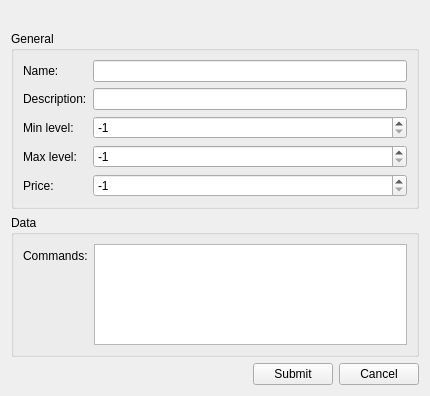
<?xml version="1.0" encoding="UTF-8"?>
<ui version="4.0">
 <class>EditShopCommandWidget</class>
 <widget class="QWidget" name="EditShopCommandWidget">
  <property name="geometry">
   <rect>
    <x>0</x>
    <y>0</y>
    <width>430</width>
    <height>396</height>
   </rect>
  </property>
  <property name="windowTitle">
   <string>Edit command</string>
  </property>
  <layout class="QGridLayout" name="gridLayout">
   <item row="0" column="0">
    <layout class="QVBoxLayout" name="verticalLayout">
     <item>
      <widget class="QLabel" name="error">
       <property name="text">
        <string/>
       </property>
      </widget>
     </item>
     <item>
      <widget class="QGroupBox" name="groupBox">
       <property name="title">
        <string>General</string>
       </property>
       <layout class="QGridLayout" name="gridLayout_2">
        <item row="0" column="0">
         <layout class="QFormLayout" name="formLayout">
          <item row="0" column="0">
           <widget class="QLabel" name="label">
            <property name="text">
             <string>Name:</string>
            </property>
           </widget>
          </item>
          <item row="1" column="0">
           <widget class="QLabel" name="label_2">
            <property name="text">
             <string>Description:</string>
            </property>
           </widget>
          </item>
          <item row="2" column="0">
           <widget class="QLabel" name="label_3">
            <property name="text">
             <string>Min level:</string>
            </property>
           </widget>
          </item>
          <item row="3" column="0">
           <widget class="QLabel" name="label_4">
            <property name="text">
             <string>Max level:</string>
            </property>
           </widget>
          </item>
          <item row="4" column="0">
           <widget class="QLabel" name="label_5">
            <property name="text">
             <string>Price:</string>
            </property>
           </widget>
          </item>
          <item row="0" column="1">
           <widget class="QLineEdit" name="nameEdit"/>
          </item>
          <item row="1" column="1">
           <widget class="QLineEdit" name="descEdit"/>
          </item>
          <item row="2" column="1">
           <widget class="QSpinBox" name="minLevel">
            <property name="minimum">
             <number>-1</number>
            </property>
            <property name="maximum">
             <number>100000</number>
            </property>
            <property name="value">
             <number>-1</number>
            </property>
           </widget>
          </item>
          <item row="3" column="1">
           <widget class="QSpinBox" name="maxLevel">
            <property name="minimum">
             <number>-1</number>
            </property>
            <property name="maximum">
             <number>100000</number>
            </property>
            <property name="value">
             <number>-1</number>
            </property>
           </widget>
          </item>
          <item row="4" column="1">
           <widget class="QSpinBox" name="price">
            <property name="minimum">
             <number>-1</number>
            </property>
            <property name="maximum">
             <number>100000</number>
            </property>
            <property name="value">
             <number>-1</number>
            </property>
           </widget>
          </item>
         </layout>
        </item>
       </layout>
      </widget>
     </item>
     <item>
      <widget class="QGroupBox" name="groupBox_2">
       <property name="title">
        <string>Data</string>
       </property>
       <layout class="QGridLayout" name="gridLayout_3">
        <item row="0" column="0">
         <layout class="QFormLayout" name="formLayout_2">
          <item row="0" column="0">
           <widget class="QLabel" name="label_6">
            <property name="text">
             <string>Commands:</string>
            </property>
           </widget>
          </item>
          <item row="0" column="1">
           <widget class="QPlainTextEdit" name="command"/>
          </item>
         </layout>
        </item>
       </layout>
      </widget>
     </item>
     <item>
      <layout class="QHBoxLayout" name="horizontalLayout">
       <item>
        <spacer name="horizontalSpacer">
         <property name="orientation">
          <enum>Qt::Horizontal</enum>
         </property>
         <property name="sizeHint" stdset="0">
          <size>
           <width>40</width>
           <height>20</height>
          </size>
         </property>
        </spacer>
       </item>
       <item>
        <widget class="QPushButton" name="submitBtn">
         <property name="text">
          <string>Submit</string>
         </property>
        </widget>
       </item>
       <item>
        <widget class="QPushButton" name="cancelBtn">
         <property name="text">
          <string>Cancel</string>
         </property>
        </widget>
       </item>
      </layout>
     </item>
    </layout>
   </item>
  </layout>
 </widget>
 <resources/>
 <connections/>
</ui>
